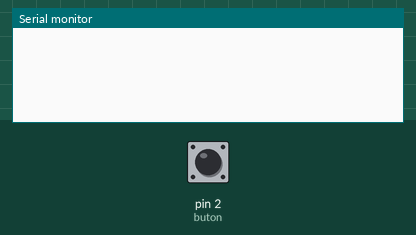
Recording of a sketch running on a simulated Arduino Uno, built with avr-gcc and run on an emulated ATmega328P. Parts: the last lines printed to the serial monitor. Inputs (shaded band) come from the test bench; at power-on: pin 2 (buton) LOW. No radio packets arrive unless stated.

Above: at 1.2 s.
1.3 s: pin 2 (buton) pulled HIGH for 0.15 s
At 1.43 s:
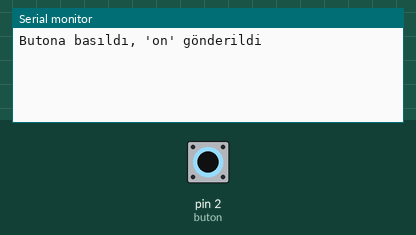
At 2.8 s:
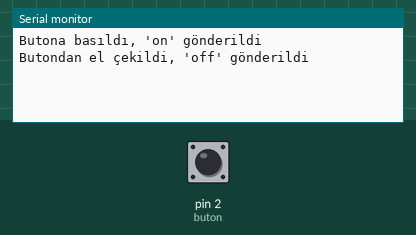

The sketch:

RF_Transmitter.ino
```cpp
#include <SPI.h>
#include <nRF24L01.h>
#include <RF24.h>

RF24 radio(8, 7);
const byte addresses[][6] = { "00001", "00002" };

int buton = 2;
bool buttonState = LOW;

void setup() {
  Serial.begin(115200);

  radio.begin();
  radio.openWritingPipe(addresses[0]);
  radio.setPALevel(RF24_PA_MIN);

  pinMode(buton, INPUT);
}

void loop() {
  bool currentButtonState = digitalRead(buton);

  if (currentButtonState == HIGH && buttonState == LOW) {
    radio.stopListening();
    String message = "on";
    char b[32];
    message.toCharArray(b, 32);
    radio.write(&b, sizeof(b));
    Serial.println("Butona basıldı, 'on' gönderildi");
    delay(100);
  }

  if (currentButtonState == LOW && buttonState == HIGH) {
    radio.stopListening();
    String message = "off";
    char b[32];
    message.toCharArray(b, 32);
    radio.write(&b, sizeof(b));
    Serial.println("Butondan el çekildi, 'off' gönderildi");
    delay(100);
  }

  buttonState = currentButtonState;
}
```

Measured:
- after the input at 1.3 s, the serial monitor: prints a new line at once (image 1)
